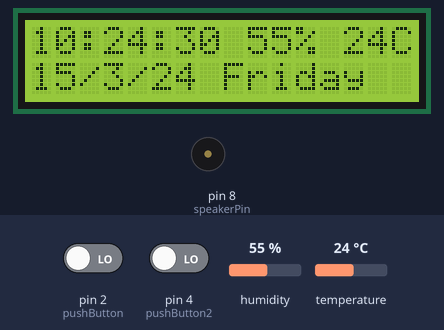
Bench run of a sketch on a simulated Arduino Uno, built with avr-gcc and run on an emulated ATmega328P. On the bench: 16×2 character LCD, buzzer (waves = sounding, pin HIGH). Wiring (inferred from the names in the program): DHT11 sensor: data pin 12; DS3231 clock at I2C address 0x68. The inputs (shaded band) are chosen by the test bench; at power-on: humidity 55 %, temperature 24 °C, pin 2 (pushButton) LOW, pin 4 (pushButton2) LOW. The local clock reads 2024-03-15 10:24:30 at power-on unless the sketch sets it; what the sketch prints to the serial monitor is not drawn.

Above: at 1.2 s.
1.3 s: humidity set to 22 %
At 4.1 s:
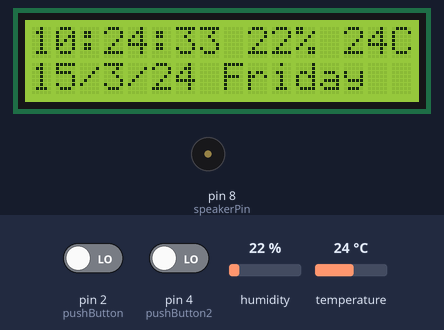
4.2 s: temperature set to 12 °C
At 5.9 s:
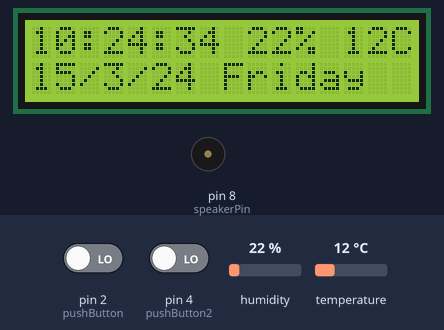
6.6 s: humidity set to 40 %
At 7.8 s:
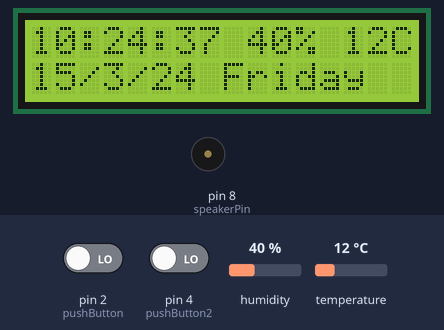
8.9 s: temperature set to 19 °C
At 10.6 s:
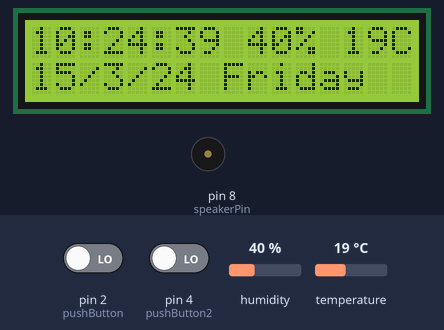
11.3 s: pin 2 (pushButton) driven HIGH and pin 4 (pushButton2) driven HIGH
At 12.5 s:
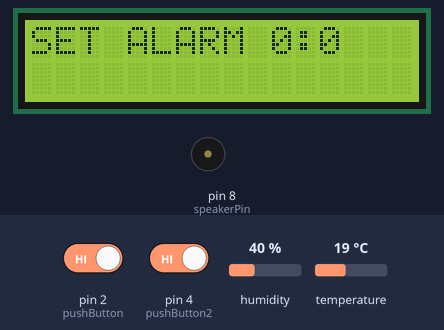
15.0 s: pin 4 (pushButton2) driven LOW
At 15.84 s:
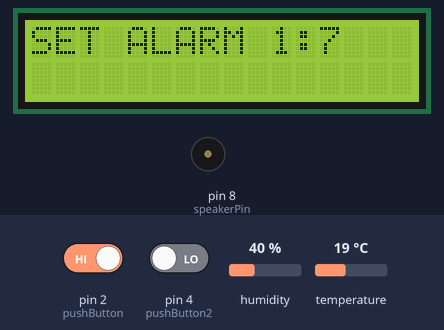
Timing chart, 0 to 18.0 s (numbered marks = the images above; inputs shaded):
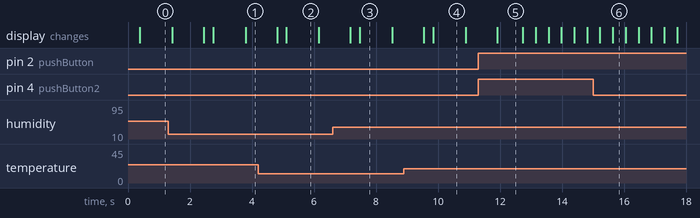

Measured:
- after the input at 11.3 s, the display: changes after 0.60 s (image 5)
- what the display in image 2 shows lasts 1.1 s, from 5.1 s to 6.2 s
- what the display in image 5 shows lasts 0.8 s, from 11.9 s to 12.7 s
- what the display in image 6 shows lasts 0.5 s, from 15.6 s to 16.1 s

The sketch:

lcd_time_temp_humidity_buzz_melody_button_2.ino
```cpp
 #include "Wire.h"
#include <LiquidCrystal_I2C.h>
LiquidCrystal_I2C lcd(0x3F, 2, 1, 0, 4, 5, 6, 7, 3, POSITIVE);
#define DS3231_I2C_ADDRESS 0x68
#include "DHT.h"
#define DHTPIN 12     // what digital pin we're connected to
// for swtiching alarm option ant set time option
int pushButton=2;//pin of the button to set time and hour
int pushButton2=4;//pin of the button to change minutes
int state=0;
int reading;// for the first button
int reading2;//for the second button
int previous=LOW;// for debouncing
int previous2=LOW;// for debouncing
long time=0;// for debouncing
long debounce=200;// for debouncing
//for setting alarm time
int ahour=0;
int aminute=0;
//for setting time
int shour=0;
int sminute=0;
// Uncomment whatever type you're using!
#define DHTTYPE DHT11   // DHT 11
DHT dht(DHTPIN, DHTTYPE);
// Convert normal decimal numbers to binary coded decimal
byte decToBcd(byte val)
{
  return( (val/10*16) + (val%10) );
}

// Convert binary coded decimal to normal decimal numbers
byte bcdToDec(byte val)
{
  return( (val/16*10) + (val%16) );
}
// this part for melody
int speakerPin = 8;

int length = 15; // the number of notes
char notes[] = "ccggaagffeeddc "; // a space represents a rest
int beats[] = { 1, 1, 1, 1, 1, 1, 2, 1, 1, 1, 1, 1, 1, 2, 4 };
int tempo = 300;

void playTone(int tone, int duration) {
  for (long i = 0; i < duration * 1000L; i += tone * 2) {
    digitalWrite(speakerPin, HIGH);
    delayMicroseconds(tone);
    digitalWrite(speakerPin, LOW);
    delayMicroseconds(tone);
  }
}
void playNote(char note, int duration) {
  char names[] = { 'c', 'd', 'e', 'f', 'g', 'a', 'b', 'C' };
  int tones[] = { 1915, 1700, 1519, 1432, 1275, 1136, 1014, 956 };

  // play the tone corresponding to the note name
  for (int i = 0; i < 8; i++) {
    if (names[i] == note) {
      playTone(tones[i], duration);
    }
  }
}
// melody done

void setup()
{
  Wire.begin();
  Serial.begin(9600);
   lcd.begin(16,2);
   dht.begin();
   pinMode(speakerPin,OUTPUT);
   pinMode(pushButton, INPUT); // first button
   pinMode(pushButton2, INPUT); // second button
  // set the initial time here:
  // DS3231 seconds, minutes, hours, day, date, month, year
  //setDS3231time(30,13,22,1,23,10,16); // set time once after it will be saved in RTC
}

void setDS3231time(byte second, byte minute, byte hour, byte dayOfWeek, byte
dayOfMonth, byte month, byte year)
{
  // sets time and date data to DS3231
  Wire.beginTransmission(DS3231_I2C_ADDRESS);
  Wire.write(0); // set next input to start at the seconds register
  Wire.write(decToBcd(second)); // set seconds
  Wire.write(decToBcd(minute)); // set minutes
  Wire.write(decToBcd(hour)); // set hours
  Wire.write(decToBcd(dayOfWeek)); // set day of week (1=Sunday, 7=Saturday)
  Wire.write(decToBcd(dayOfMonth)); // set date (1 to 31)
  Wire.write(decToBcd(month)); // set month
  Wire.write(decToBcd(year)); // set year (0 to 99)
  Wire.endTransmission();
}

void readDS3231time(byte *second,
byte *minute,
byte *hour,
byte *dayOfWeek,
byte *dayOfMonth,
byte *month,
byte *year)
{
  Wire.beginTransmission(DS3231_I2C_ADDRESS);
  Wire.write(0); // set DS3231 register pointer to 00h
  Wire.endTransmission();
  Wire.requestFrom(DS3231_I2C_ADDRESS, 7);
  // request seven bytes of data from DS3231 starting from register 00h
  *second = bcdToDec(Wire.read() & 0x7f);
  *minute = bcdToDec(Wire.read());
  *hour = bcdToDec(Wire.read() & 0x3f);
  *dayOfWeek = bcdToDec(Wire.read());
  *dayOfMonth = bcdToDec(Wire.read());
  *month = bcdToDec(Wire.read());
  *year = bcdToDec(Wire.read());
}

void displayTime()
{
  byte second, minute, hour, dayOfWeek, dayOfMonth, month, year;
  // retrieve data from DS3231
  readDS3231time(&second, &minute, &hour, &dayOfWeek, &dayOfMonth, &month,
  &year);
  // for setting time
  // send it to the serial monitor
  lcd.clear();
  lcd.print(hour);
  Serial.print(hour, DEC);
  // convert the byte variable to a decimal number when displayed
  Serial.print(":");
  lcd.print(":");
  if (minute<10)
  {
    Serial.print("0");
    lcd.print("0");
  }
  lcd.print(minute);
  Serial.print(minute, DEC);
  Serial.print(":");
  lcd.print(":");
  if (second<10)
  {
    Serial.print("0");
    lcd.print("0");
  }
  lcd.print(second);
  Serial.print(second, DEC);
  Serial.print(" ");
  lcd.print(" ");
  float h = dht.readHumidity();
  // Read temperature as Celsius (the default)
  float t = dht.readTemperature();
  // Read temperature as Fahrenheit (isFahrenheit = true)
  float f = dht.readTemperature(true);

  // Check if any reads failed and exit early (to try again).
  if (isnan(h) || isnan(t) || isnan(f)) {
    Serial.println("Failed to read from DHT sensor!");
    return;
  }

  // Compute heat index in Fahrenheit (the default)
  //float hif = dht.computeHeatIndex(f, h);
  // Compute heat index in Celsius (isFahreheit = false)
  //float hic = dht.computeHeatIndex(t, h, false);

  Serial.print("Humidity: ");
  lcd.print(h,0);
  Serial.print(h);
  lcd.print("%");
  Serial.print(" %\t");
  lcd.print(" ");
  Serial.print("Temperature: ");
  Serial.print(t);

  lcd.print(t,0);
  lcd.print("C");

  Serial.print(" *C ");
  Serial.print(f);
  Serial.print(" *F\t");
  Serial.print("Heat index: ");
//  Serial.print(hic);
  //Serial.print(" *C ");
  //Serial.print(hif);
  //Serial.println(" *F");

  Serial.print(dayOfMonth, DEC);
  lcd.setCursor(0,1);
  lcd.print(dayOfMonth);
  Serial.print("/");
  lcd.print("/");
  lcd.print(month);
  Serial.print(month, DEC);
  Serial.print("/");
  lcd.print("/");
  Serial.print(year, DEC);
  lcd.print(year);
  Serial.print(" Day of week: ");
  lcd.print(" ");

  switch(dayOfWeek){
  case 1:
    Serial.println("Sunday");
    lcd.print("Sunday");
    break;
  case 2:
    Serial.println("Monday");
    lcd.print("Monday");
    break;
  case 3:
    Serial.println("Tuesday");
    lcd.print("Tuesday");
    break;
  case 4:
    Serial.println("Wednesday");
    lcd.print("Wednesday");
    break;
  case 5:
    Serial.println("Thursday");
     lcd.print("Thursday");
    break;
  case 6:
    Serial.println("Friday");
    lcd.print("Friday");
    break;
  case 7:
    lcd.print("Saturday");
    Serial.println("Saturday");
    break;

    }
    if (hour ==ahour && minute==aminute && (second>0&&second<10)){
     for (int i = 0; i < length; i++) {
    if (notes[i] == ' ') {
      delay(beats[i] * tempo); // rest
    } else {
      playNote(notes[i], beats[i] * tempo);
    }

    // pause between notes
    delay(tempo / 2);
     }
    }
    shour=hour;// when seting time setting time will appear as real time
    sminute=minute;
}

void loop()
{
  reading=digitalRead(pushButton);
  reading2=digitalRead(pushButton2);
  if (reading==HIGH && reading2==HIGH && previous==LOW&& previous2==LOW && millis()-time>debounce){
    if(state==0)
    state=1;
    else if (state==1)
    state=2;
    else
    state=0;
    time=millis();
  }
  previous=reading;
  previous2=reading2;
  if(state==0){

  displayTime();// display the real-time clock data on the Serial Monitor,
  delay(1000); // every second
  }
  if (state==1){
    lcd.clear();
  lcd.print("SET ALARM ");
  lcd.print(ahour);
  lcd.print(":");
  lcd.print(aminute);
  reading=digitalRead(pushButton);
  reading2=digitalRead(pushButton2);
   if (reading2==HIGH&&aminute<59&& millis()-time>debounce)
    aminute=aminute+1;
    else if (reading==HIGH&&aminute==59&& millis()-time>debounce)
    aminute=0;
    else if (reading==HIGH&&ahour<23&& millis()-time>debounce)
    ahour=ahour+1;
    else if (reading==HIGH&&ahour==23&& millis()-time>debounce)
    ahour=0;
    time=millis();
  delay(400);

  }
  if (state==2){
    byte second, minute, hour, dayOfWeek, dayOfMonth, month, year;
   //retrieve data from DS3231
  readDS3231time(&second, &minute, &hour, &dayOfWeek, &dayOfMonth, &month,
  &year);
   reading=digitalRead(pushButton);
  reading2=digitalRead(pushButton2);
//shour=hour;
//sminute=minute;
        lcd.clear();
  lcd.print("SET TIME ");
  lcd.print(shour);
  lcd.print(":");
  lcd.print(sminute);

     if (reading2==HIGH&&sminute<59&& millis()-time>debounce){
    sminute=sminute+1;
    time=millis();
     }

    if (reading2==HIGH&&sminute==59&& millis()-time>debounce){
    sminute=0;
     time=millis();}

    if (reading==HIGH&&shour<23 && millis()-time>debounce){
    shour=shour+1;
    time=millis();}

    if (reading==HIGH&&shour==23&& millis()-time>debounce){
    shour=0;
    time=millis();}


    //time=millis();

if (!(shour==hour && sminute==minute)){
   // Serial.print("true");
   //}
   //else{
   //Serial.print("false");
setDS3231time(0,sminute,shour,dayOfWeek, dayOfMonth, month,
  year);}
  delay(500);

  }


  }
```
